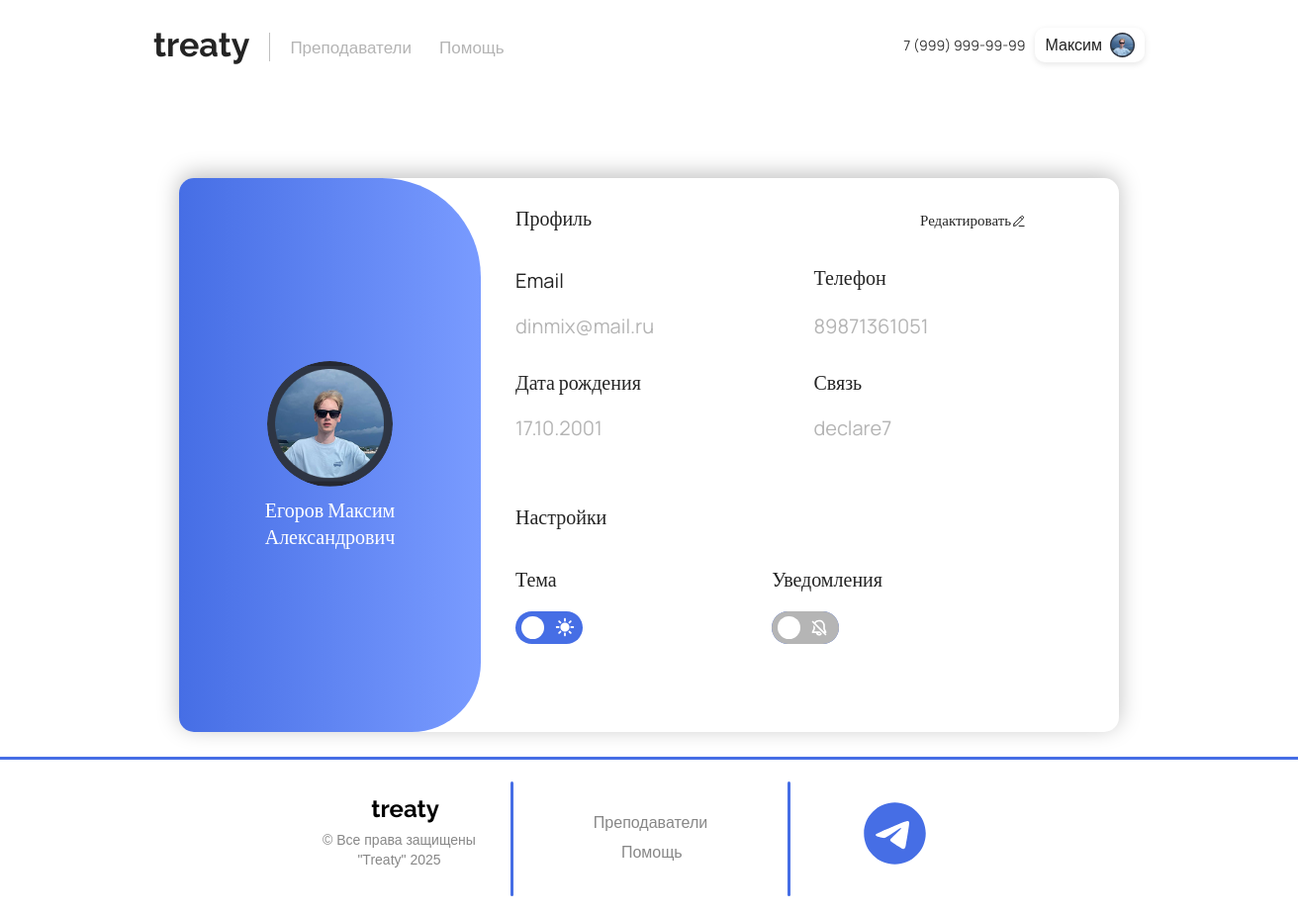
/profile (signed in), run on the app's committed database.
### main/models.py (models this page shows, shortened)
class CustomUser(AbstractUser):
    username = None
    email = models.EmailField(unique=True)
    birthday = models.DateField(null=True, blank=True)
    phone = models.CharField(max_length=15, blank=True)
    contact = models.CharField(max_length=50, blank=True)
    last_name = models.CharField(max_length=150, blank=False)  # Фамилия
    first_name = models.CharField(max_length=150, blank=False)  # Имя
    middle_name = models.CharField(max_length=150, blank=False)  # Отчество
    avatar = models.ImageField(upload_to='avatars/', null=True, blank=True)
    is_teacher = models.BooleanField(default=False)  # Заменили is_active на is_teacher
    is_staff = models.BooleanField(default=False)
    is_superuser = models.BooleanField(default=False)
    date_joined = models.DateTimeField(default=timezone.now)
    rating = models.FloatField(default=0.0)
    balance = models.DecimalField(
        max_digits=10,
        decimal_places=2,
        default=0.00
    )
    USERNAME_FIELD = 'email'
    REQUIRED_FIELDS = []
    objects = CustomUserManager()

### main/views.py (the view)
# urls.py: path('profile', views.profile, name='profile'),
def profile(request):
    return render(request, 'main/profile.html')

### main/templates/main/profile.html (shortened to what this page needs)
{% extends 'main/layout.html' %}
{% load static %}
{% block style %}
<link rel="stylesheet" href="{% static 'main/css/profile.css' %}">
<link rel="stylesheet" href="{% static 'main/css/main.css' %}">
{% endblock %}
{% block content %}
<div class="profile">
    <div class="profile-container">
        <form method="post" action="." id="profileForm" enctype="multipart/form-data"
              onsubmit="return checkForErrors()">
            <div class="rectangle">
                <div class="rectangle-container">
                    <div class="rectangle-2">
                        <div class="avatar-row">
                            <div class="avatar" id="avatarContainer" title="Для загрузки аватара нажмите на него"
                                 style="cursor: default;">
                                {% if user.avatar %}
                                <img src="{{ user.avatar.url }}" alt="Аватар" class="avatar-img">
                                {% else %}
                                <img src="{% static 'main/img/noimageavatar.svg' %}" alt="Аватар" class="avatar-img">
                                {% endif %}
                            </div>
                            <div class="name">
                                <div class="display-only">
                                    {{ user.last_name }} {{ user.first_name }} {{ user.middle_name }}
                                </div>
                            </div>
                        </div>
                    </div>
                    <div class="rectangle5">
                        <div class="rectangle3">
                            <div class="top-row">
                                <div class="title">Профиль</div>
                                <div class="rectangle-group">
                                    <button type="button" class="edit" onclick="enableEdit()">Редактировать
                                        <img class="edit" src="{% static 'main/img/editprofile.svg' %}"
                                             id="editprofileImage"/>
                                    </button>
                                </div>
                            </div>
                            <div class="row">
                                <div class="email-title">Email</div>
                                <div class="phone-title">Телефон</div>
                                <div class="email">
                                    <div class="display-only">{{ user.email }}</div>
                                </div>
                                <div class="phone">
                                    <div class="display-only">{{ user.phone }}</div>
                                </div>
                            </div>
                            <div class="row">
                                <div class="birthday-title">Дата рождения</div>
                                <div class="contact-title">Связь</div>
                                <div class="birthday">
                                    <div class="display-only">
                                        {% if user.birthday %}
                                        {{ user.birthday|date:"d.m.Y" }}
                                        {% endif %}
                                    </div>
                                </div>
                                <div class="contact">
                                    <div class="display-only">{{ user.contact }}</div>
                                </div>
                            </div>
                            <div class="settings">Настройки</div>
                        </div>
                        <div class="rectangle4">
                            <div class="switch-row">
                                <div>
                                    <div class="theme">Тема</div>
                                    <div class="theme-switch">
                                        <label for="theme-toggle"></label>
                                    </div>
                                </div>
                                <div>
                                    <div class="notification">Уведомления</div>
                                    <div class="notification-switch">
                                        <label for="notification-toggle"></label>
                                    </div>
                                </div>
                            </div>
                        </div>
                    </div>
                </div>
            </div>
        </form>
    </div>
</div>
{% endblock %}

### main/templates/main/layout.html (shortened to what this page needs)
{% load static %}
<!doctype html>
<html lang="en">
<head>
    <link rel="stylesheet" href="https://cdn.jsdelivr.net/npm/bootstrap@5.3.3/dist/css/bootstrap.min.css">
    <link rel="stylesheet" href="https://cdnjs.cloudflare.com/ajax/libs/font-awesome/6.6.0/css/all.min.css">
    <link rel="stylesheet"
          href="https://cdn.jsdelivr.net/npm/@fortawesome/fontawesome-free@6.6.0/css/fontawesome.min.css">
    <link rel="stylesheet" href="{% static 'main/css/nav.css' %}">
    <link rel="stylesheet" href="{% static 'main/css/main.css' %}">
    <link rel="stylesheet" href="{% static 'main/css/reglog.css' %}">
    <link rel="stylesheet" href="{% static 'main/css/profile.css' %}">
    {% block style %}
    {% endblock %}
</head>
<body>
<header>
    <nav class="navbarg">
        <div class="nav-container">
            <div class="nav-row">
                <div class="navbar-brandg">
                    <a href="{% url 'home' %}" class="brand-logog">treaty</a>
                </div>
                <ul class="navbar-menug" id="navbarMenu">
                    <li class="navbar-menug__item">
                        <a href="{% url 'catalog2_home' %}" class="navbar-menug__link">Преподаватели</a>
                    </li>
                    <li class="navbar-menug__item">
                        <a href="{% url 'help' %}" class="navbar-menug__link">Помощь</a>
                    </li>
                </ul>
                <div class="col-4g">
                    <span class="phone-numberg">7 (999) 999-99-99</span>
                    {% if user.is_authenticated %}
                    <div class="profile-dropdown">
                        <div class="profilebutton">
                            <span>{{ user.first_name }}</span>
                            {% if user.avatar %}
                            <img src="{{ user.avatar.url }}" alt="Аватар" class="avatar-img-layout">
                            {% else %}
                            <img src="{% static 'main/img/noimageavatar.svg' %}" alt="Аватар" class="avatar-img">
                            {% endif %}
                        </div>
                    </div>
                    {% else %}
                    <button id="logregOpenBtn" class="logregbtng1" onclick="toggleAuthModal()">Вход</button>
                    {% endif %}
                </div>
            </div>
        </div>
    </nav>
</header>
<main>
    {% block content %}
    {% endblock %}
</main>
<div class="footertreaty">
    <div class="footerline1"></div>
    <div class="left-footer-block">
        <div class="treatylogon">treaty</div>
        <div class="allright">© Все права защищены&#10;"Treaty" 2025</div>
    </div>
    <div class="center-footer-block">
        <div class="footerline2"></div>
        <a href="{% url 'catalog2_home' %}" class="footerlinkprepods">Преподаватели</a>
        <a href="{% url 'help' %}" class="footerlinkhelp">Помощь</a>
    </div>
    <div class="right-footer-block">
        <div class="footerline3"></div>
        <a href="https://t.me/TreatySupportBot" target="_blank" rel="noopener noreferrer">
            <img src="{% static 'main/img/telegram.svg' %}" class="tgbutton" alt="Telegram">
        </a>
    </div>
</div>
</body>
</html>

### main/static/main/css/nav.css (style rules this page uses)
.navbarg { position: relative; padding: 30px 140px; background-color: transparent; width: 100%; }
.nav-container { margin: 0 auto; padding: 0 15px; max-width: 1678px; width: 100%; box-sizing: border-box; }
.nav-row { display: flex; justify-content: space-between; align-items: center; column-gap: 20px; row-gap: 20px; flex-wrap: wrap; width: 100%; color: black; }
.navbar-brandg { display: flex; align-items: center; }
.brand-logog { margin-top: -5px; color: #242424; text-align: center; font-family: Raleway; font-size: 34px; font-style: normal; font-weight: 700; line-height: normal; text-decoration: none; position: relative; opacity: 1; }
.brand-logog::after { content: ""; position: absolute; left: 50%; bottom: -13px; width: 0; height: 3px; background-color: black; transition: width 0.3s ease, left 0.3s ease, background-color 0.3s ease; transform: translateX(-50%); }
.navbar-menug { display: flex; justify-content: center; align-items: center; column-gap: 28px; font-size: 17px; font-family: 'Manrope', sans-serif; margin: 0; padding: 0; list-style: none; }
.navbar-menug__item { display: flex; }
.navbar-menug__link { color: #b4b4b4; text-decoration: none; height: 23px; text-align: center; letter-spacing: 0; line-height: 23px; transition: color 0.3s ease, transform 0.1s ease; font-weight: normal; }
.col-4g { margin-top: -5px; display: flex; align-items: center; gap: 10px; margin-left: auto; padding: 0; }
.phone-numberg { color: #333; font-size: 14px; font-family: 'Manrope', sans-serif; }
.avatar-img-layout { width: 25px; height: 25px; object-fit: cover; border-radius: 50%; display: block; margin: 0; padding: 0; }
.profilebutton { width: max-content; height: 35px; background-color: white; font-family: 'Manrope', sans-serif; color: #212121; display: flex; align-items: center; gap: 8px; padding: 0 10px; border-radius: 10px; white-space: nowrap; box-shadow: 0 2px 6px rgba(0, 0, 0, 0.1); }
.profile-dropdown { position: relative; display: inline-block; }

### main/static/main/css/main.css (style rules this page uses)
body { overflow-x: hidden; min-height: 100%; position: relative; opacity: 0; padding-bottom: 100px; }
body.theme-loaded { opacity: 1; }
.avatar { margin-top: 40px; display: block; margin-left: 120px; }
.footertreaty { position: absolute; bottom: 0; left: 50%; transform: translateX(-50%); width: 1404px; padding: 80px; display: flex; align-items: flex-start; justify-content: space-between; box-sizing: border-box; font-family: sans-serif; }
.footerline1 { position: absolute; top: 0; left: 50%; transform: translateX(-50%); width: 1404px; height: 3px; background-color: #466ee5; border-radius: 15px; }
.footerline2 { width: 3px; height: 116px; background-color: #466ee5; border-radius: 15px; position: absolute; left: 40%; top: 25px; }
.footerline3 { width: 3px; height: 116px; background-color: #466ee5; border-radius: 15px; position: absolute; left: 60%; top: 25px; }
.left-footer-block { display: flex; flex-direction: column; align-items: flex-start; text-align: left; }
.treatylogon { font-size: 24px; font-weight: bold; font-family: Raleway; color: #000; margin-bottom: 10px; position: absolute; top: 35px; left: 30%; }
.allright { color: #878787; font-size: 14px; line-height: 1.4; white-space: pre-line; position: absolute; top: 75px; left: 26.5%; text-align: center; }
.center-footer-block { display: flex; flex-direction: column; align-items: flex-start; margin-left: 40px; }
.footerlinkprepods { text-decoration: none; color: #878787; font-size: 16px; transition: color 0.3s ease; position: absolute; left: 46%; top: 55px; }
.footerlinkhelp { text-decoration: none; color: #878787; font-size: 16px; transition: color 0.3s ease; position: absolute; left: 48%; top: 85px; }
.tgbutton { width: 75px; height: 75px; cursor: pointer; position: absolute; top: 40px; left: 65% }

### main/static/main/css/reglog.css (style rules this page uses)
body { background-color: #ffffff !important; overflow-x: hidden; }

### data on the page
CustomUser: first_name "Максим", avatar (picture), last_name "Егоров", middle_name "Александрович", email "dinmix@mail.ru", phone "89871361051", birthday "17.10.2001", contact "declare7"
